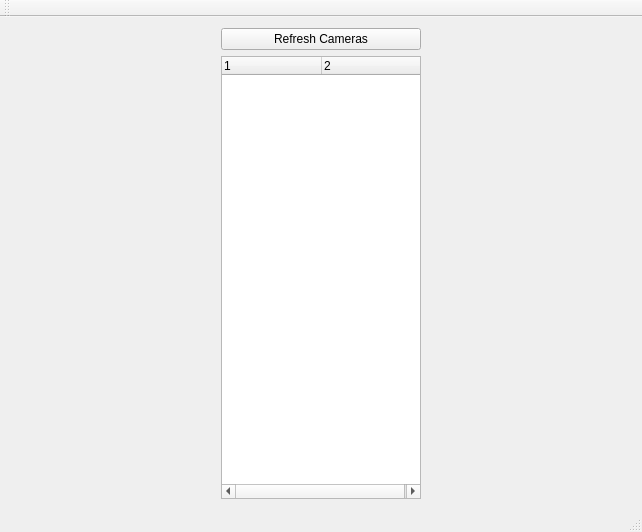
<?xml version="1.0" encoding="UTF-8"?>
<ui version="4.0">
 <class>MainWindow</class>
 <widget class="QMainWindow" name="MainWindow">
  <property name="geometry">
   <rect>
    <x>0</x>
    <y>0</y>
    <width>642</width>
    <height>532</height>
   </rect>
  </property>
  <property name="windowTitle">
   <string>MainWindow</string>
  </property>
  <widget class="QWidget" name="centralWidget">
   <layout class="QGridLayout" name="gridLayout_2">
    <item row="0" column="0">
     <layout class="QGridLayout" name="gridLayout">
      <item row="0" column="0">
       <widget class="QPushButton" name="btnRefresh">
        <property name="text">
         <string>Refresh Cameras</string>
        </property>
       </widget>
      </item>
      <item row="1" column="0">
       <widget class="QTreeWidget" name="topicView">
        <property name="maximumSize">
         <size>
          <width>200</width>
          <height>16777215</height>
         </size>
        </property>
        <property name="columnCount">
         <number>2</number>
        </property>
        <column>
         <property name="text">
          <string notr="true">1</string>
         </property>
        </column>
        <column>
         <property name="text">
          <string notr="true">2</string>
         </property>
        </column>
       </widget>
      </item>
     </layout>
    </item>
    <item row="0" column="1">
     <layout class="QGridLayout" name="viewportLayout"/>
    </item>
   </layout>
  </widget>
  <widget class="QMenuBar" name="menuBar">
   <property name="geometry">
    <rect>
     <x>0</x>
     <y>0</y>
     <width>642</width>
     <height>20</height>
    </rect>
   </property>
  </widget>
  <widget class="QToolBar" name="mainToolBar">
   <attribute name="toolBarArea">
    <enum>TopToolBarArea</enum>
   </attribute>
   <attribute name="toolBarBreak">
    <bool>false</bool>
   </attribute>
  </widget>
  <widget class="QStatusBar" name="statusBar"/>
 </widget>
 <layoutdefault spacing="6" margin="11"/>
 <resources/>
 <connections/>
</ui>
